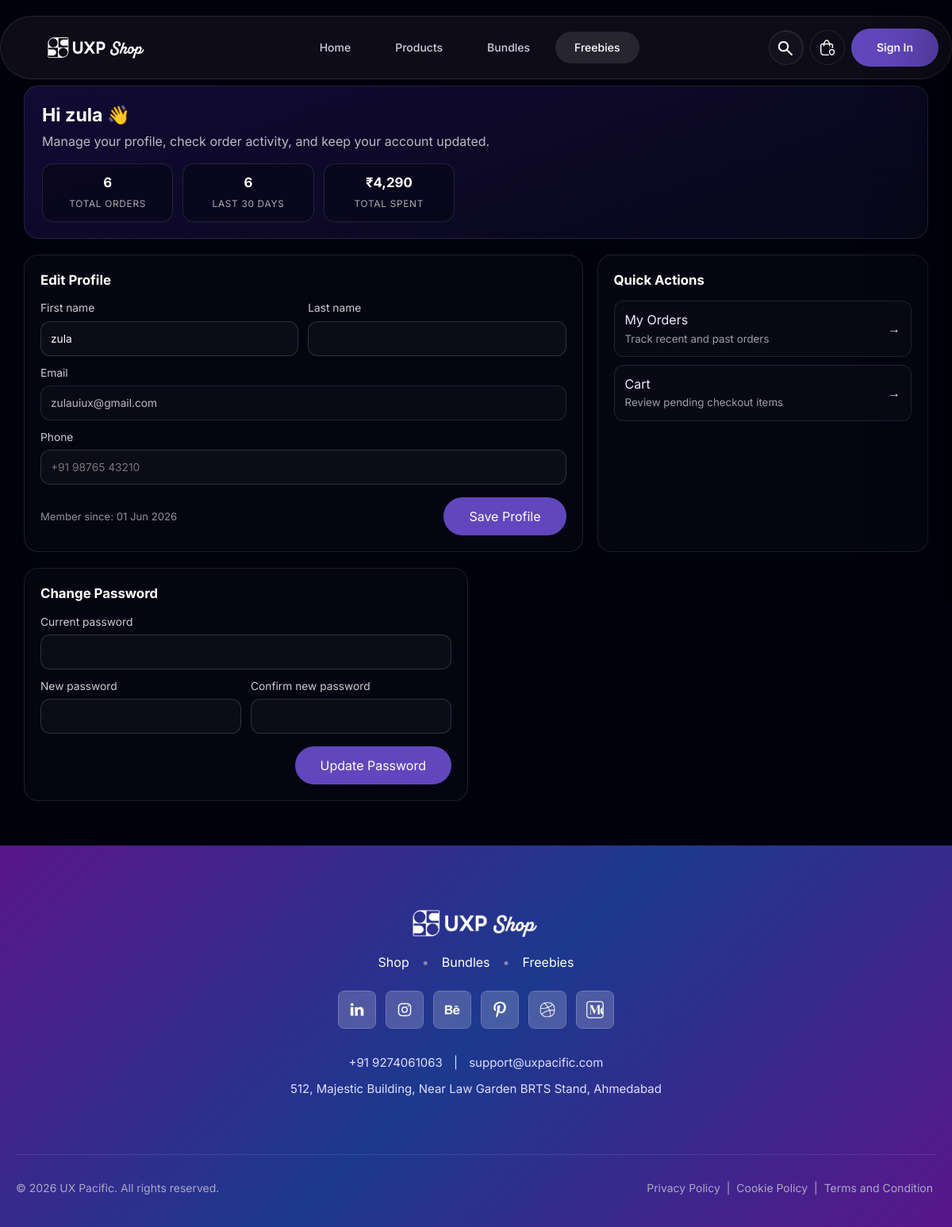
/account.php (signed in), run on the app's committed database.
### tables this page shows
CREATE TABLE `users` (
  `id` int(11) NOT NULL,
  `email` varchar(255) NOT NULL,
  `password_hash` varchar(255) NOT NULL,
  `first_name` varchar(100) DEFAULT NULL,
  `last_name` varchar(100) DEFAULT NULL,
  `phone` varchar(20) DEFAULT NULL,
  `role` enum('customer','admin') DEFAULT 'customer',
  `created_at` timestamp NOT NULL DEFAULT current_timestamp(),
  `updated_at` timestamp NOT NULL DEFAULT current_timestamp() ON UPDATE current_timestamp(),
  `is_blocked` tinyint(1) DEFAULT 0
);

### includes/marketplace.php (called while the page is built, shortened)
<?php
function e($value): string {
    return htmlspecialchars((string) $value, ENT_QUOTES, 'UTF-8');
}

### account.php (the view, shortened to what this page needs)
<?php
require_once 'includes/config.php';
$uid = (int) $_SESSION['user_id'];
$stmt = $conn->prepare('SELECT email, first_name, last_name, phone, created_at FROM users WHERE id = ? LIMIT 1');
$stmt->bind_param('i', $uid);
$stmt->execute();
$user = $stmt->get_result()->fetch_assoc();
$orderStats = [
    'total_orders' => 0,
    'recent_orders' => 0,
    'total_spent' => 0.0,
];
$statsStmt = $conn->prepare("
    SELECT
        COUNT(*) AS total_orders,
        SUM(CASE WHEN created_at >= DATE_SUB(NOW(), INTERVAL 30 DAY) THEN 1 ELSE 0 END) AS recent_orders,
        COALESCE(SUM(CASE WHEN status NOT IN ('cancelled', 'failed') THEN total ELSE 0 END), 0) AS total_spent
    FROM orders
    WHERE user_id = ?
");
if ($statsStmt) {
    $statsStmt->bind_param('i', $uid);
    $statsStmt->execute();
    $row = $statsStmt->get_result()->fetch_assoc();
    if ($row) {
        $orderStats['total_orders'] = (int) ($row['total_orders'] ?? 0);
        $orderStats['recent_orders'] = (int) ($row['recent_orders'] ?? 0);
        $orderStats['total_spent'] = (float) ($row['total_spent'] ?? 0);
    }
}
?>
<!doctype html>
<html lang="en">
<head>
  <link rel="stylesheet" href="style.css">
</head>
<body>
<div class="page">
  <?php include 'includes/header.php'; ?>
  <main>
    <section class="account-shell">
      <div class="account-welcome">
        <div>
          <h2>Hi <?php echo htmlspecialchars(trim(($user['first_name'] ?? '') . ' ' . ($user['last_name'] ?? '')) ?: 'there'); ?> 👋</h2>
          <p>Manage your profile, check order activity, and keep your account updated.</p>
        </div>
        <div class="account-stats">
          <div class="account-stat">
            <b><?php echo (int) $orderStats['total_orders']; ?></b>
            <span>Total Orders</span>
          </div>
          <div class="account-stat">
            <b><?php echo (int) $orderStats['recent_orders']; ?></b>
            <span>Last 30 Days</span>
          </div>
          <div class="account-stat">
            <b>₹<?php echo number_format((float) $orderStats['total_spent'], 0); ?></b>
            <span>Total Spent</span>
          </div>
        </div>
      </div>
      <div class="account-grid-modern">
        <form class="account-card" id="account-form">
          <h3>Edit Profile</h3>
          <div class="account-form-grid">
            <label>
              First name
              <input name="first_name" value="<?php echo e($user['first_name'] ?? ''); ?>" required minlength="2">
            </label>
            <label>
              Last name
              <input name="last_name" value="<?php echo e($user['last_name'] ?? ''); ?>" required minlength="2">
            </label>
            <label class="full">
              Email
              <input name="email" type="email" value="<?php echo e($user['email'] ?? ''); ?>" readonly>
            </label>
            <label class="full">
              Phone
              <input name="phone" value="<?php echo e($user['phone'] ?? ''); ?>" placeholder="+91 98765 43210">
            </label>
          </div>
          <div class="account-form-actions">
            <span class="account-meta">Member since: <?php echo !empty($user['created_at']) ? date('d M Y', strtotime((string) $user['created_at'])) : '—'; ?></span>
            <button class="btn btn-primary" type="submit">Save Profile</button>
          </div>
        </form>
        <aside class="account-card">
          <h3>Quick Actions</h3>
          <div class="account-links">
            <a class="account-link" href="orders.php">
              <span>My Orders<br><small>Track recent and past orders</small></span>
              <span>→</span>
            </a>
<a class="account-link" href="cart.php">
              <span>Cart<br><small>Review pending checkout items</small></span>
              <span>→</span>
            </a>
          </div>
        </aside>
      </div>
      <form class="account-card" id="password-form" style="max-width:560px;">
        <h3>Change Password</h3>
        <div class="account-form-grid">
          <label class="full">
            Current password
            <input name="current_password" type="password" autocomplete="current-password" required>
          </label>
          <label>
            New password
            <input name="new_password" type="password" autocomplete="new-password" minlength="8" required>
          </label>
          <label>
            Confirm new password
            <input name="confirm_password" type="password" autocomplete="new-password" minlength="8" required>
          </label>
        </div>
        <div class="account-form-actions" style="justify-content:flex-end;">
          <button class="btn btn-primary" type="submit">Update Password</button>
        </div>
      </form>
    </section>
  </main>
  <?php include 'includes/footer.php'; ?>
</div>
</body>
</html>

### account.php (style rules this page uses)
.account-shell { max-width: 1180px; margin: 0 auto; padding: 28px 20px 56px; display: grid; gap: 20px; }
.account-welcome { display: flex; align-items: center; justify-content: space-between; gap: 16px; flex-wrap: wrap; padding: 20px 22px; border-radius: 18px; border: 1px solid rgba(255,255,255,0.1); background: linear-gradient(160deg, rgba(109,61,255,0.16), rgba(9,9,28,0.88)); }
.account-welcome h2 { margin: 0 0 6px; font-size: 1.45rem; color: #fff; }
.account-welcome p { margin: 0; color: rgba(255,255,255,0.72); }
.account-stats { display: grid; grid-template-columns: repeat(3, minmax(0, 1fr)); gap: 12px; width: min(520px, 100%); }
.account-stat { border: 1px solid rgba(255,255,255,0.11); border-radius: 14px; background: rgba(7,7,22,0.62); padding: 12px 14px; text-align: center; }
.account-stat b { display: block; font-size: 1.05rem; color: #fff; margin-bottom: 2px; }
.account-stat span { font-size: 0.74rem; color: rgba(255,255,255,0.66); text-transform: uppercase; letter-spacing: 0.06em; }
.account-grid-modern { display: grid; grid-template-columns: minmax(0, 1.35fr) minmax(280px, 0.8fr); gap: 18px; }
.account-card { border: 1px solid rgba(255,255,255,0.1); border-radius: 18px; background: rgba(7,7,20,0.82); padding: 20px; }
.account-card h3 { margin: 0 0 14px; color: #fff; font-size: 1.05rem; }
.account-form-grid { display: grid; grid-template-columns: repeat(2, minmax(0, 1fr)); gap: 12px; }
.account-form-grid .full { grid-column: 1 / -1; }
.account-form-grid label { display: grid; gap: 6px; color: rgba(255,255,255,0.8); font-size: 0.86rem; }
.account-form-grid input { height: 44px; border-radius: 12px; border: 1px solid rgba(255,255,255,0.15); background: rgba(255,255,255,0.03); color: #fff; padding: 0 12px; font: inherit; }
.account-form-grid input[readonly] { opacity: 0.72; cursor: not-allowed; }
.account-form-actions { margin-top: 16px; display: flex; align-items: center; justify-content: space-between; gap: 12px; flex-wrap: wrap; }
.account-meta { font-size: 0.82rem; color: rgba(255,255,255,0.56); }
.account-links { display: grid; gap: 10px; }
.account-link { display: flex; align-items: center; justify-content: space-between; padding: 12px 13px; border-radius: 12px; border: 1px solid rgba(255,255,255,0.1); color: #f2e8ff; text-decoration: none; background: rgba(255,255,255,0.02); }
.account-link small { color: rgba(255,255,255,0.6); }

### data on the page
users: first_name "zula", email "zulauiux@gmail.com", created_at "01 Jun 2026"

### other printed values
$orderStats['total_orders'] "6"
$orderStats['recent_orders'] "6"
$orderStats['total_spent'] "4,290"
getenv('SUPPORT_EMAIL') ?: 'support@uxpacific.com' "support@uxpacific.com"
